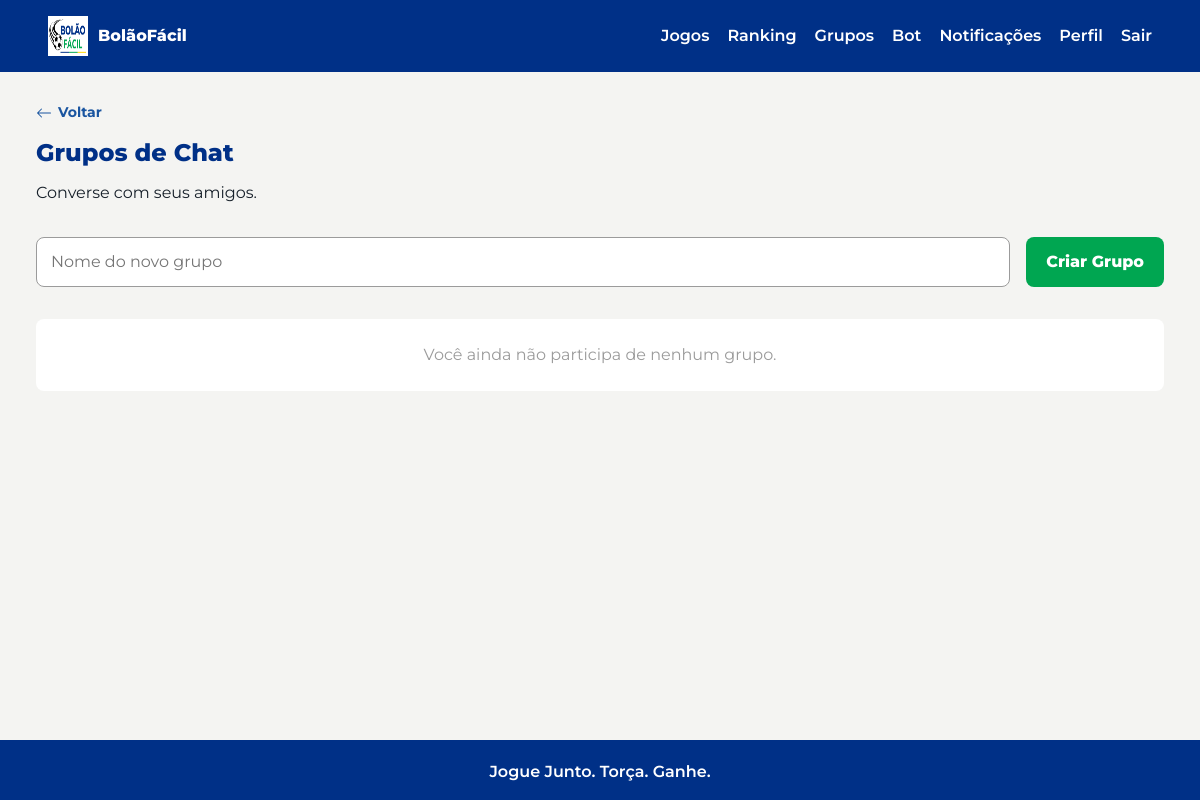
Page /chat/grupos (signed in) on the earlier database version.
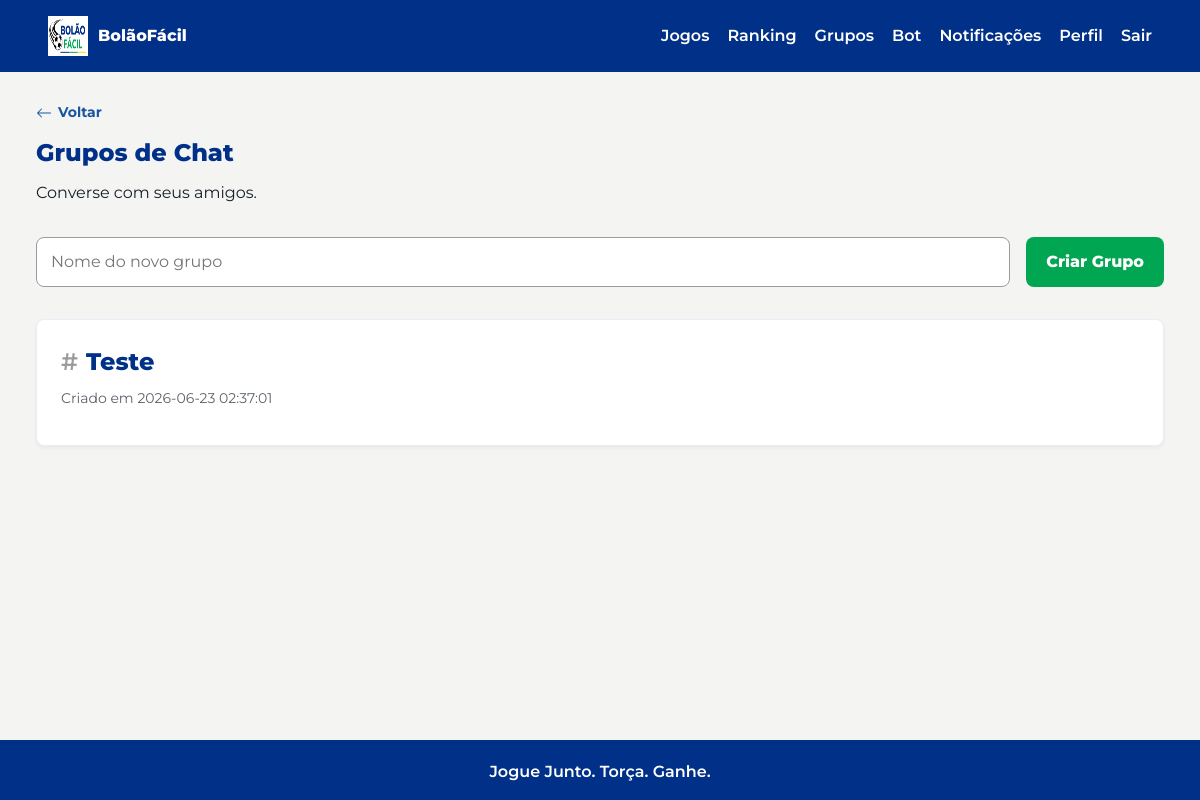
Same page on the later database version.
### tables this page shows
CREATE TABLE chat_groups (
            id INTEGER PRIMARY KEY AUTOINCREMENT,
            name TEXT NOT NULL,
            created_by INTEGER NOT NULL,
            created_at TEXT NOT NULL DEFAULT CURRENT_TIMESTAMP,
            FOREIGN KEY (created_by) REFERENCES users(id) ON DELETE CASCADE
        );

### controllers/chat_controller.py (the view)
@chat_bp.route("/chat/grupos", methods=["GET"])
@login_required
def list_groups():
    groups = ChatGroup.list_for_user(current_user.id)
    return render_template("chat/grupos.html", groups=groups)

### app.py (called while the page is built)
def get_db():
    if "db" not in g:
        database_url = current_app_config()["DATABASE_URL"]
        database_path = Path(database_url)
        database_path.parent.mkdir(parents=True, exist_ok=True)
        g.db = sqlite3.connect(database_path)
        g.db.row_factory = sqlite3.Row
        g.db.execute("PRAGMA foreign_keys = ON")
    return g.db

def current_app_config():
    from flask import current_app
    return current_app.config

@login_manager.user_loader
def load_user(user_id):
    return User.get_by_id(user_id)

### models/chat.py (called while the page is built)
def _db():
    from app import get_db
    return get_db()

    @staticmethod
    def list_for_user(user_id):
        return _db().execute(
            """
            SELECT cg.* FROM chat_groups cg
            JOIN chat_group_members cgm ON cgm.group_id = cg.id
            WHERE cgm.user_id = ?
            ORDER BY cg.created_at DESC
            """,
            (user_id,)
        ).fetchall()

### models/user.py (called while the page is built)
def _db():
    from app import get_db
    return get_db()

    @property
    def is_admin(self):
        return self.role == "admin"

### utils/csrf.py (called while the page is built)
def generate_csrf_token() -> str:
    if _CSRF_KEY not in session:
        session[_CSRF_KEY] = secrets.token_hex(32)
    return session[_CSRF_KEY]

### templates/chat/grupos.html (shortened to what this page needs)
{% extends "base.html" %}
{% block content %}
<section class="content-head">
  <a href="javascript:history.back()" class="back-link">
    <svg width="16" height="16" fill="currentColor" viewBox="0 0 16 16"><path fill-rule="evenodd" d="M15 8a.5.5 0 0 0-.5-.5H2.707l3.147-3.146a.5.5 0 1 0-.708-.708l-4 4a.5.5 0 0 0 0 .708l4 4a.5.5 0 0 0 .708-.708L2.707 8.5H14.5A.5.5 0 0 0 15 8z"/></svg>
    Voltar
  </a>
  <h1>Grupos de Chat</h1>
  <p>Converse com seus amigos.</p>
</section>
<section style="margin-top: 2rem;">
  <form id="create-group-form" style="display: flex; gap: 1rem; margin-bottom: 2rem;">
    <input type="text" id="group-name" placeholder="Nome do novo grupo" required>
    <button type="submit" class="button-primary">Criar Grupo</button>
  </form>
  <div class="groups-list" style="display: grid; gap: 1rem;">
    {% for group in groups %}
      <a href="{{ url_for('chat.group_chat', group_id=group.id) }}" class="card" style="text-decoration: none; color: inherit; background: var(--white); border: 1px solid var(--blue-light); border-radius: 8px; padding: 1.5rem; display: block; transition: transform 0.2s, background 0.2s; box-shadow: 0 2px 4px rgba(0,0,0,0.05);">
        <h2 style="display: flex; align-items: center; gap: 0.5rem; margin-bottom: 0.5rem; color: var(--blue-dark); font-weight: 800;">
          <span style="color: var(--gray-dark); font-weight: 600;">#</span>{{ group.name }}
        </h2>
        <p style="opacity: 0.7; font-size: 0.875rem;">Criado em {{ group.created_at }}</p>
      </a>
    {% else %}
      <div class="empty-state">Você ainda não participa de nenhum grupo.</div>
    {% endfor %}
  </div>
</section>
{% endblock %}

Differences in the rows shown:
added chat_groups: name "Teste", created_at "2026-06-23 02:37:01"
Other differences:
text no longer shown: "Você ainda não participa de nenhum grupo."
